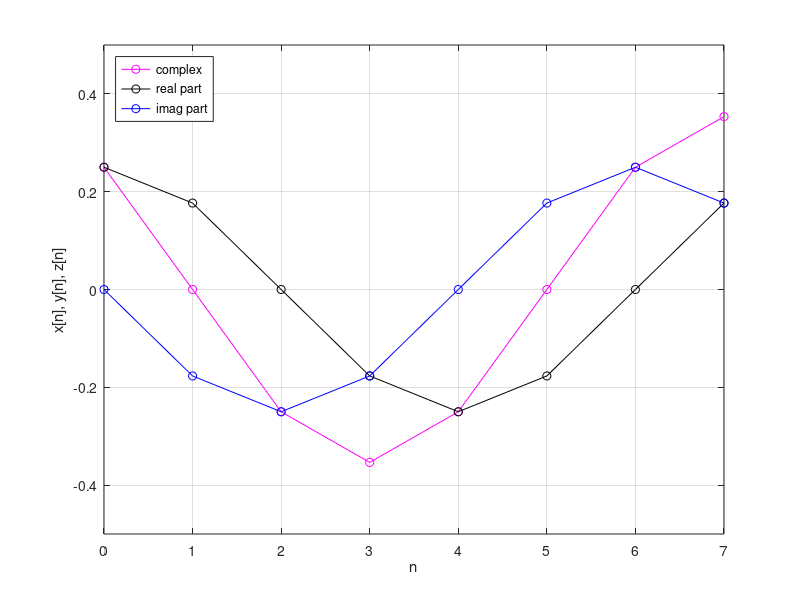

Write MATLAB code to recreate this figure.
% clean up environment
clear all; close all;

%%

% define QPSK sequence
g = 1;

x1 = ifft([ 0 g+0   0 0 0 0 0 g-0   ]);
y1 = ifft([ 0 0+g*j 0 0 0 0 0 0-g*j ]);
z1 = ifft([ 0 g+g*j 0 0 0 0 0 g-g*j ]);

% plot signal
plot([0:7], z1, 'mo-'); hold on  % complex
plot([0:7], x1, 'ko-'); hold on  % real
plot([0:7], y1, 'bo-');          % imaginary
grid on;
xlabel('n');
ylabel('x[n], y[n], z[n]');
axis([0 7 -0.5 0.5]);
legend('complex', 'real part', 'imag part', 'Location', 'NorthWest');
